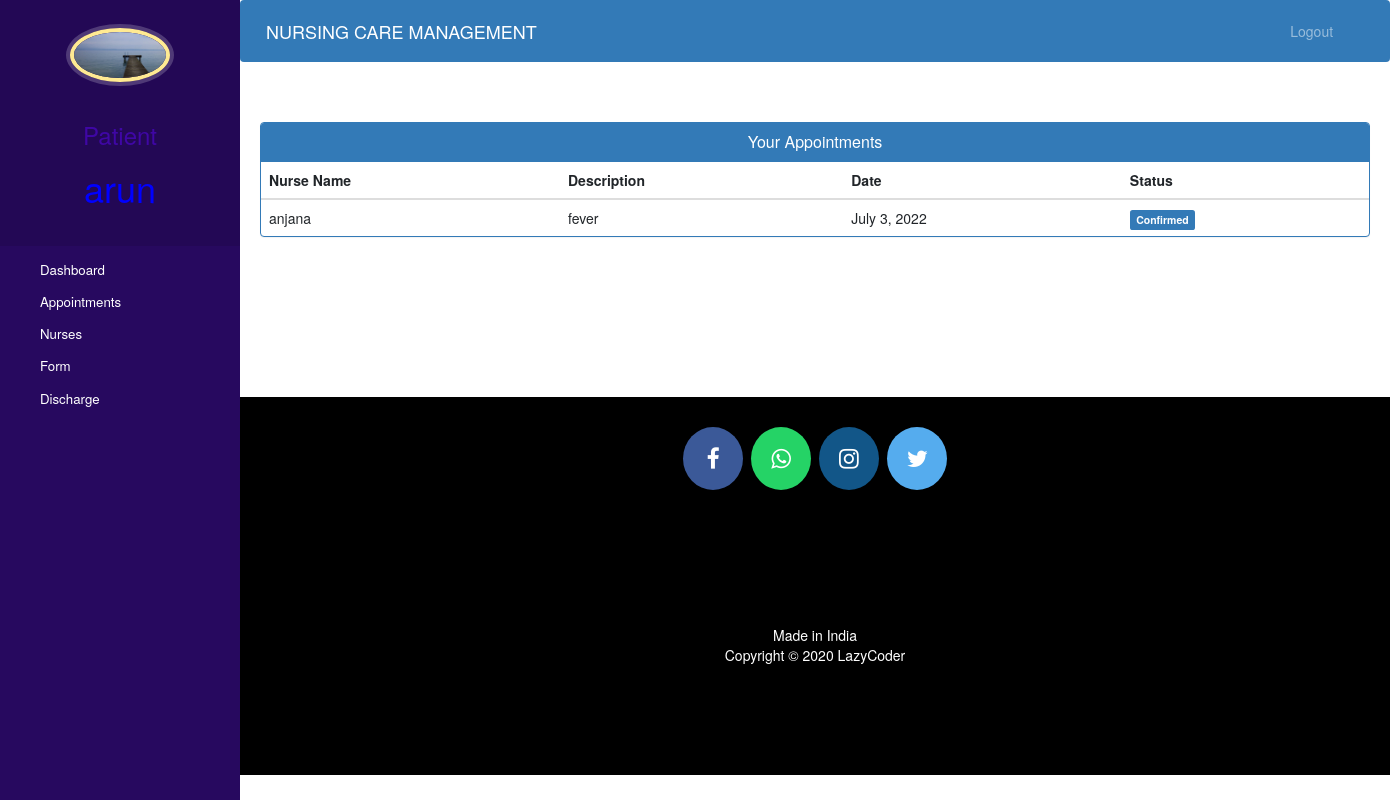
Page /patient-view-appointment (signed in) on the committed database.
### hospital/models.py (models this page shows, shortened)
class Patient(models.Model):
    user=models.OneToOneField(User,on_delete=models.CASCADE)
    profile_pic= models.ImageField(upload_to='profile_pic/PatientProfilePic/',null=True,blank=True)
    address = models.CharField(max_length=40)
    mobile = models.CharField(max_length=20,null=True)
    symptoms = models.CharField(max_length=100,null=False)
    assignedDoctorId = models.PositiveIntegerField(null=True)
    admitDate=models.DateField(auto_now=True)
    status=models.BooleanField(default=False)

class Appointment(models.Model):
    patientId=models.PositiveIntegerField(null=True)
    doctorId=models.PositiveIntegerField(null=True)
    patientName=models.CharField(max_length=40,null=True)
    doctorName=models.CharField(max_length=40,null=True)
    appointmentDate=models.DateField(auto_now=True)
    description=models.TextField(max_length=500)
    status=models.BooleanField(default=False)

### hospital/views.py (the view)
# urls.py: path('patient-view-appointment', views.patient_view_appointment_view,name='patient-view-appointment'),
@login_required(login_url='patientlogin')
@user_passes_test(is_patient)
def patient_view_appointment_view(request):
    patient=models.Patient.objects.get(user_id=request.user.id) #for profile picture of patient in sidebar
    appointments=models.Appointment.objects.all().filter(patientId=request.user.id)
    return render(request,'hospital/patient_view_appointment.html',{'appointments':appointments,'patient':patient})

### hospital/views.py (called while the page is built)
def is_patient(user):
    return user.groups.filter(name='PATIENT').exists()

### templates/hospital/patient_view_appointment.html (shortened to what this page needs)
{% extends 'hospital/patient_base.html' %}
{% block content %}
<head>
  <link href="//netdna.bootstrapcdn.com/bootstrap/3.0.0/css/bootstrap.min.css" rel="stylesheet" id="bootstrap-css">
</head>
<div class="container">
  <div class="panel panel-primary">
    <div class="panel-heading">
      <h6 class="panel-title">Your Appointments</h6>
    </div>
    <table class="table table-hover" id="dev-table">
      <thead>
        <tr>
          <th>Nurse Name</th>
          <th>Description</th>
          <th>Date</th>
          <th>Status</th>
        </tr>
      </thead>
      {% for a in appointments %}
      <tr>
        <td> {{a.doctorName}}</td>
        <td>{{a.description}}</td>
        <td>{{a.appointmentDate}}</td>
        {%if a.status%}
        <td> <span class="label label-primary">Confirmed</span></td>
        {% else %}
        <td> <span class="label label-success">Pending</span></td>
        {% endif %}
      </tr>
      {% endfor %}
    </table>
  </div>
</div>
{% endblock content %}

### templates/hospital/patient_base.html (shortened to what this page needs)
<!DOCTYPE html>
{% load static %}
<html lang="en">
<head>
  <link rel="stylesheet" href="https://stackpath.bootstrapcdn.com/bootstrap/4.3.1/css/bootstrap.min.css">
  <link rel="stylesheet" href="https://maxcdn.bootstrapcdn.com/font-awesome/4.7.0/css/font-awesome.min.css">
</head>
<body>
  <nav class="menu" tabindex="0">
    <header class="avatar">
      <img src="{% static patient.profile_pic.url %}" alt="Profile Pic" />
      <br><br>
      <h3 style="color:rgb(63, 7, 165);">Patient</h3>
      <h1 style="color:blue;"> {{request.user.first_name}}</h1>
    </header>
    <ul>
      <li tabindex="0" class="icon-dashboard"> <a style="color:white; text-decoration:none;" href="/patient-dashboard"><span>Dashboard</span></a> </li>
      <li tabindex="0" class="icon-calendar"> <a style="color:white; text-decoration:none;" href="/patient-appointment"><span>Appointments</span></a></li>
      <li tabindex="0" class="icon-users"> <a style="color:white; text-decoration:none;" href="/patient-view-doctor"><span>Nurses</span></a></li>
      <li tabindex="0" class="icon-users"> <a style="color:white; text-decoration:none;" href="/patient-form"><span>Form</span></a></li>
      <li tabindex="0" class="icon-users"> <a style="color:white; text-decoration:none;" href="/patient-discharge"><span>Discharge</span></a></li>
    </ul>
  </nav>
  <main>
    <div class="bs-example">
      <nav class="navbar navbar-expand-md  navbar-dark fixed-top" style="background:#337AB7;">
        <a href="/patient-dashboard" class="navbar-brand">NURSING CARE MANAGEMENT</a>
        <div class="collapse navbar-collapse justify-content-between" id="navbarCollapse">
          <div class="navbar-nav" style=" margin-left: 90%;">
            <a href="/logout" class="nav-item nav-link">Logout</a>
          </div>
        </div>
      </nav>
    </div>
    <br><br>
    {% block content %}
    {% endblock content %}
    <br><br><br><br><br><br><br>
    <footer>
      <p>
        <a id="ftr" href="https://facebook.com/sumit.luv/" class="fa fa-facebook"></a>
        <a id="ftr" href="https://api.whatsapp.com/send?phone=919572181024&text=Hello%20Sumit.%0d%0aHow%20are%20you%20%3f%0d%0aI%20came%20from%20your%20website.&source=&data=#" class="fa fa-whatsapp"></a>
        <a id="ftr" href="https://instagram.com/sumit.luv" class="fa fa-instagram"></a>
        <a id="ftr" href="https://twitter.com/sumitkumar1503" class="fa fa-twitter"></a>
      </p>
      <br>
      <div class="container">
        <div class="row">
          <div class="col-md-12 col-sm-12">
            <div style="color:#ffffff;" class="wow fadeInUp footer-copyright">
              <p>Made in India <br>
                Copyright &copy; 2020 LazyCoder </p>
            </div>
          </div>
        </div>
      </div>
    </footer>
  </main>
</body>
</html>

### templates/hospital/patient_base.html (style rules this page uses)
a:link { text-decoration: none; }
a { color: white; }
footer { padding: 0px 0px 0px 0px; background-color: black; margin: 0px; }
#ftr { padding: 20px; }
.fa { font-size: 23px; width: 60px; text-align: center; text-decoration: none; margin: 5px 2px; border-radius: 50%; }
.fa-facebook { background: #3B5998; color: white; margin-top: 30px; }
.fa-whatsapp { background: #25d366; color: white; }
.fa-twitter { background: #55ACEE; color: white; }
.fa-instagram { background: #125688; color: white; }
p { text-align: center; }
body { padding-left: 240px; }
main { position: relative; height: 100vh; }
.menu { background: #27095f; height: 100vh; width: 240px; position: fixed; top: 0px; left: 0; z-index: 5; outline: none; }
.menu .avatar { background: rgba(0, 0, 0, 0.1); padding: 2em 0.5em; text-align: center; }
.menu .avatar img { width: 100px; border-radius: 50%; overflow: hidden; border: 4px solid #ffea92; box-shadow: 0 0 0 4px rgba(255, 255, 255, 0.2); }
.menu ul { list-style: none; padding: 0.5em 0; margin: 0; }
.menu ul li { padding: 0.5em 1em 0.5em 3em; font-size: 0.95em; font-weight: regular; background-repeat: no-repeat; background-position: left 15px center; background-size: auto 20px; transition: all 0.15s linear; cursor: pointer; }
.menu ul li.icon-dashboard { background-image: url("http://www.entypo.com/images//gauge.svg"); }
.menu ul li.icon-users { background-image: url("http://www.entypo.com/images//users.svg"); }
.menu ul li.icon-calendar { background-image: url("http://www.entypo.com/images//calendar.svg"); }

### templates/hospital/patient_view_appointment.html (style rules this page uses)
a:link { text-decoration: none; }
h6 { text-align: center; }
.row { margin: 100px; }

### rows in the picture
Patient: profile_pic (picture)
Appointment: doctorName "anjana", description "fever", appointmentDate "July 3, 2022", status "Confirmed"
